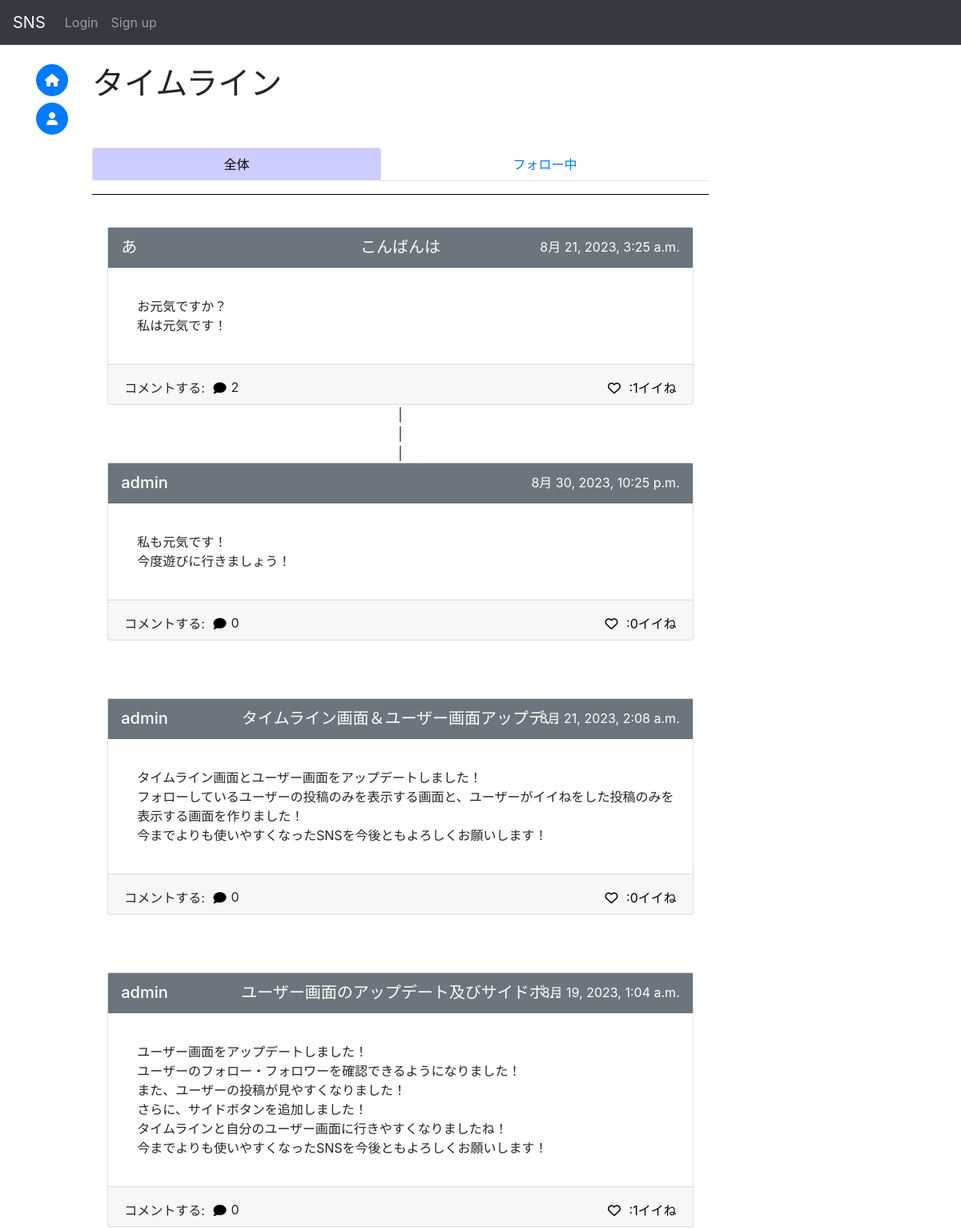
Page /sns/ (upper part) on the earlier database version.
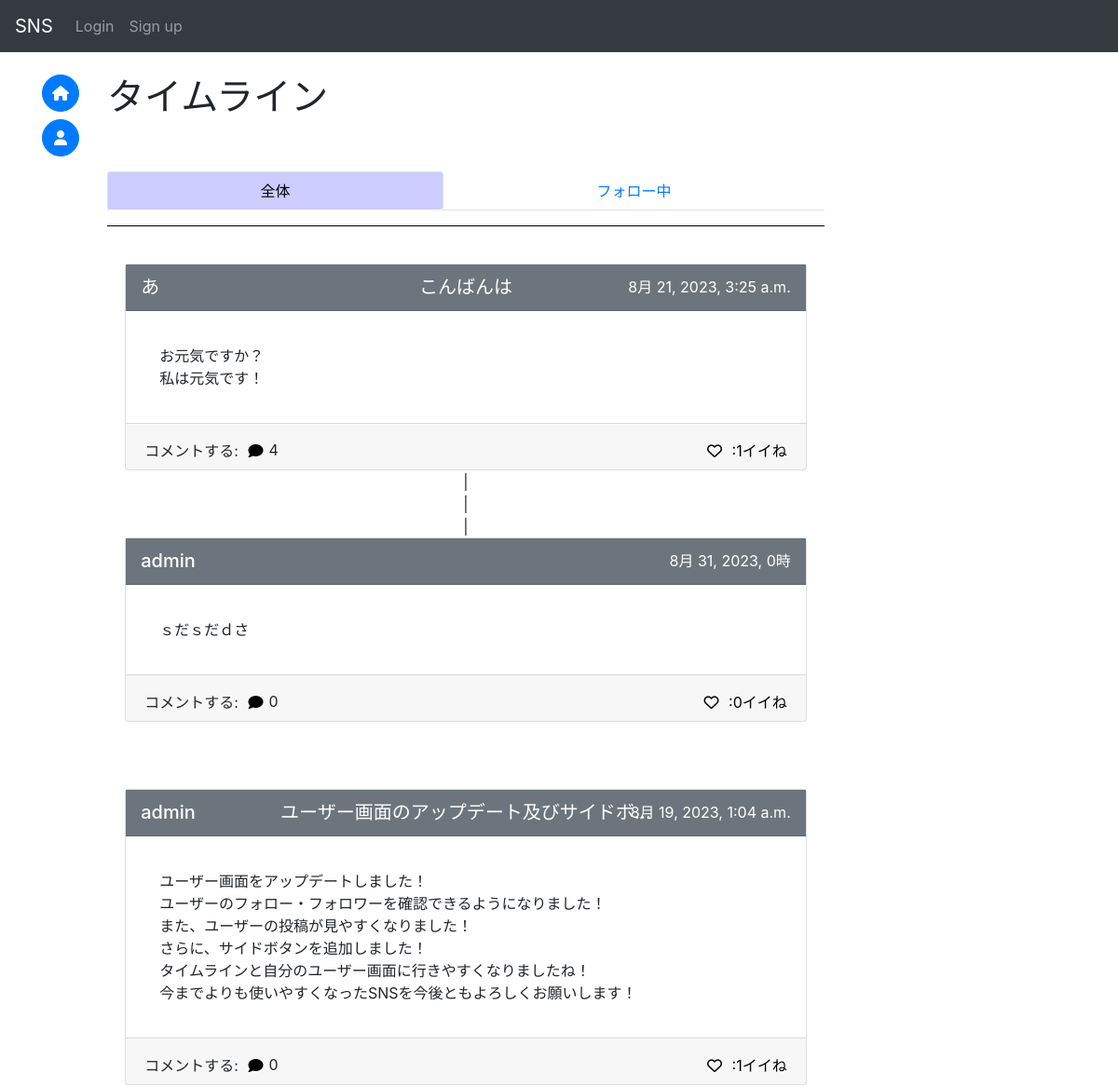
Same page on the later database version.
### sns/models.py (models this page shows, shortened)
class Post(models.Model):
    id = models.UUIDField(primary_key=True, default=uuid.uuid4, editable=False)
    title = models.CharField(max_length=50, null=True)
    detail = models.TextField(max_length=255)
    author = models.ForeignKey(
        get_user_model(),
        on_delete=models.CASCADE
    )
    created_at = models.DateTimeField(auto_now_add=True)
    good_num = models.IntegerField(default=0)
    mode = models.IntegerField(default=0)#0:通常の投稿 1:コメント
    parent_post = models.ForeignKey(
        "Post",
        on_delete=models.CASCADE,
        null=True,
        blank=True
    )

### accounts/models.py (models this page shows, shortened)
class CustomUser(AbstractBaseUser, PermissionsMixin):
    id = models.UUIDField(primary_key=True, default=uuid.uuid4, editable=False)
    email = models.EmailField(_("email address"), unique=True, blank=True)
    is_staff = models.BooleanField(
        _("staff status"),
        default=False,
        help_text=_("Designates whether the user can log into this admin site."),
    )
    username = models.CharField(_("username"), max_length=50)
    usertag = models.CharField(_("usertag"), max_length=16, default=randomname(16), unique=True)
    created_at = models.DateTimeField(auto_now_add=True)
    objects = CustomUserManager()
    EMAIL_FIELD = "email"
    USERNAME_FIELD = "email"
    REQUIRED_FIELDS = ["username", "usertag"]
    class Meta:
        verbose_name = _("user")
        verbose_name_plural = _("users")
    def __str__(self):
        return self.username

### sns/views.py (the view, shortened to what this page needs)
# urls.py: path("", views.IndexView.as_view(), name="index"),
class IndexView(generic.ListView):
    queryset = Post.objects.filter(mode=0)
    def get_context_data(self, *args, **kwargs: Any):
        context = super().get_context_data(*args, **kwargs)
        comments = {}
        com = Post.objects.filter(mode=1)
        for c in com:
            if c.parent_post.id not in comments:
                comments[c.parent_post.id] = []
            comments[c.parent_post.id].append(c)
        context["post_comments"] = comments
        comment_num = {}
        top_comment = {}
        for p in self.queryset:
            comment_num[p.id] = p.post_set.all().count()
            try:
                tmp = p.post_set.all()[0]
                top_comment[p.id] = tmp
                comment_num[tmp.id] = tmp.post_set.all().count()
            except Exception:
                pass
        context["comment_num"] = comment_num
        context["top_comment"] = top_comment
        if self.request.user.is_anonymous:
            return context

### sns/templatetags/custom_filter.py (called while the page is built)
@register.filter
def get_value(d, k):
    if k in d:
        return d[k]
    return None

### sns/templates/sns/post_list.html (shortened to what this page needs)
{% extends 'base.html' %}
{% block content %}
{% load custom_filter %}
<h1>タイムライン</h1><br>
<div class="row-1" style="position: sticky;top: 55px;z-index:2;background-color:#fff;">
    <br>
    <ul class="nav nav-tabs nav-fill nav-pills" role="tablist">
        <li class="nav-item tab-hov">
            <a class="nav-link active" id="item1-tab" data-toggle="tab" href="#item1" role="tab" aria-controls="item1" aria-selected="true">全体</a>
        </li>
        <li class="nav-item tab-hov">
            <a class="nav-link" id="item2-tab" data-toggle="tab" href="#item2" role="tab" aria-controls="item2" aria-selected="false">フォロー中</a>
        </li>
    </ul>
    <hr size="10" width="100%" color="black">
    <br>
</div>
<div class="tab-content">
    <div class="tab-pane fade show active" id="item1" role="tabpanel" aria-labelledby="item1-tab">
        {% with posts_include=object_list good_mode="1" othergood='12'%}
            {% include 'post_list_include.html' %}
        {% endwith %}
    </div>
</div>
<br>
<br>
<br>
{% endblock %}

### templates/post_list_include.html (shortened to what this page needs)
<div>
{% load custom_filter %}
{% for postin in posts_include reversed %}
    {% if postin.author in blocks or postin.author in blocked or postin.author in mutes%}
    {% else %}
        {% with postcard=postin %}
            {% include 'post_card_include.html' %}
        {% endwith %}
        {% with commentnum=comment_num|get_value:postin.id %}
            {% if commentnum > 0 %}
                <div style="text-align:center;">|</div>
                <div style="text-align:center;">|</div>
                <div style="text-align:center;">|</div>
                {% with postcard=top_comment|get_value:postin.id %}
                    {% include 'post_card_include.html' %}
                {% endwith %}
            {% endif %}
        {% endwith %}
        <br>
        <br>
        <br>
    {% endif %}
{% endfor %}
</div>

### templates/post_card_include.html (shortened to what this page needs)
{% load custom_filter %}
<div class="card w-150px mx-auto clearfix" style="position:relative;">
    <a href="{% url 'sns:post' postcard.pk %}" style="position:absolute;inset:0;">
        <div class="card-header bg-secondary h-50px clearfix" style="display:flex; justify-content:center;postition:relative;">
            <h5 style="position:absolute; left:1rem;">
                <a href="{% url 'accounts:user' postcard.author.id %}" class="on-a title-link">
                    {{ postcard.author }}
                </a>
            </h5>
            <h5 style="text-align:center; display:table-cell;">
                <a href="{% url 'sns:post' postcard.id %}" class="on-a title-link">
                    {% if postcard.mode != 1 %}
                        {{ postcard.title | truncatechars:20 }}
                    {% endif %}
                </a>
            </h5>
            <p style="position:absolute; right:1rem; color:white">
                {{ postcard.created_at }}
            </p>
        </div>
        <div class="card-body detail clearfix">
            <p class="card-text">
                {{ postcard.detail|linebreaks }}
            </p>
        </div>
        <div class="card-footer h-50px text-right clearfix" style="padding-top:0">
            <div style="display:inline">
                <p style="float:left;">
                    コメントする:
                    <button onClick="clearText('{{ postcard.id }}')" class="good on-a">
                        <i class="fa-solid fa-comment"></i>
                    </button>
                    <div id="comment_num_{{ postcard.id }}" style="float:left;">
                        {{ comment_num|get_value:postcard.id }}
                    </div>
                </p>
            </div>
            <div>
                {% if user.is_anonymous %}
                    <button onClick="location.href='{% url 'sns:good' postcard.id 1 %}'" class="good on-a">
                        <i class="fa-regular fa-heart"></i>
                    </button>
                {% endif %}
                <a href="{% url 'sns:good_user' postcard.id %}" class="notlink on-a">
                    <div id="num_{{ postcard.id }}_{{ good_mode }}" style="display:inline;size:4;">:{{ postcard.good_num }}イイね</div>
                </a>
            </div>
        </div>
    </a>
</div>

Differences in the rows shown:
removed Post: author "admin", created_at "8月 30, 2023, 10:25 p.m.", detail "私も元気です！ 今度遊びに行きましょう！", id "0", good_num "0"
removed Post: author "admin", title "タイムライン画面＆ユーザー画面アップデ…", created_at "8月 21, 2023, 2:08 a.m.", detail "タイムライン画面とユーザー画面をアップデートしました！ フォローしているユーザーの投稿のみを表示する画面と、ユーザーがイイねをした投稿のみを表示する画面を作りました！ 今までよりも使いやすくなったSNSを今後ともよろしくお願いします！", id "0", good_num "0"
computed for Post "こんばんは": id "2" → "4"
added Post: author "admin", created_at "8月 31, 2023, 0時", detail "ｓだｓだｄさ", id "0", good_num "0"
